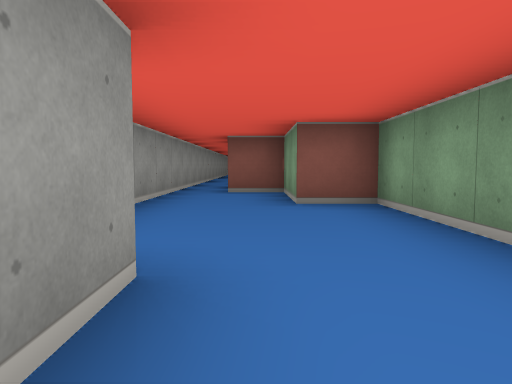
View 1 (above)

12 first-person views from a walk through a cub3D level. The camera is about half as high as the walls, tilts 4° down and sees 70° across. The floor is counted in squares. Each view is taken from the middle of a square. On the plan, view 1 faces up. The plan holds only what a view shows up to about 9 squares ahead; the rest is blank.

View 2
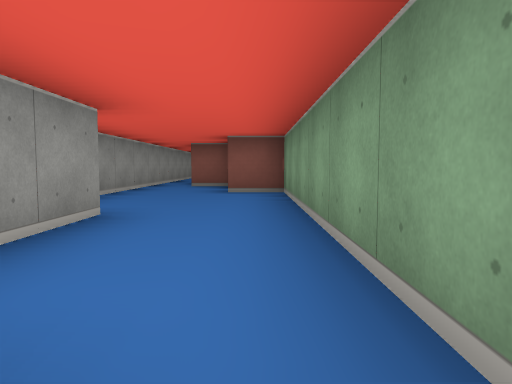

View 3
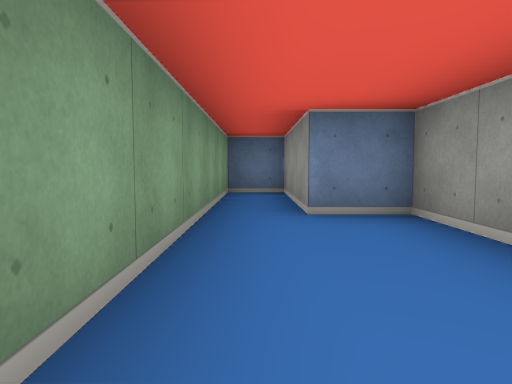

View 4
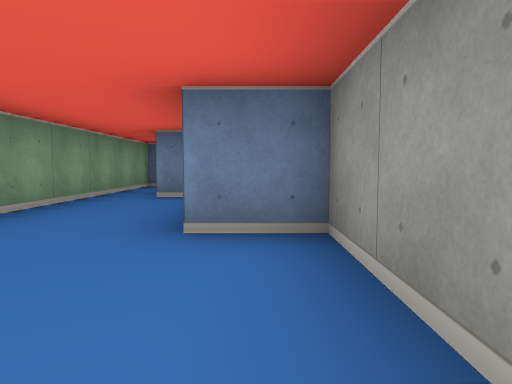

View 5
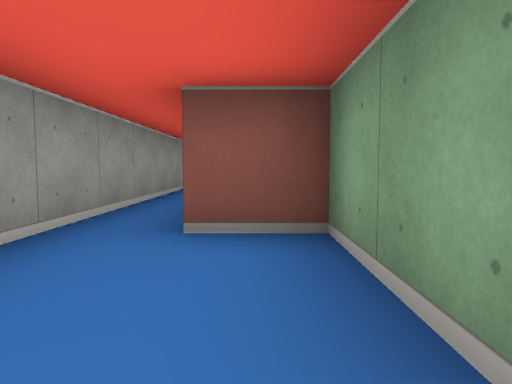

View 6
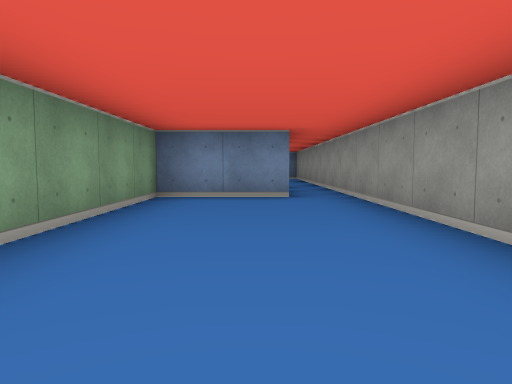

View 7
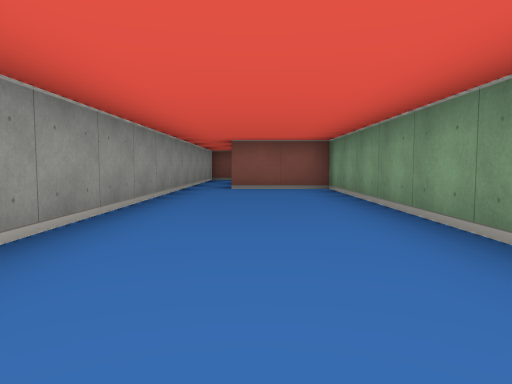

View 8
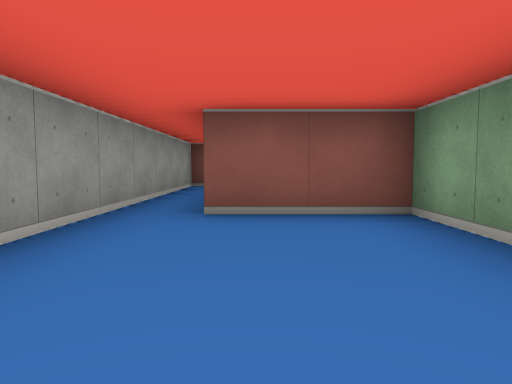

View 9
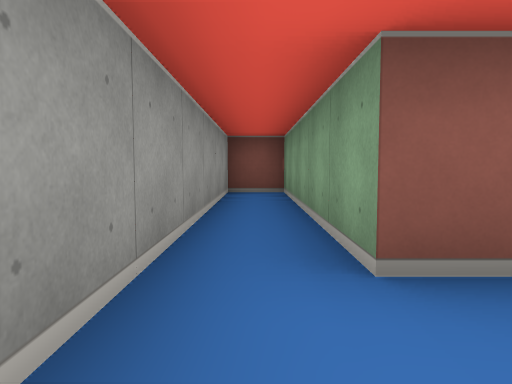

View 10
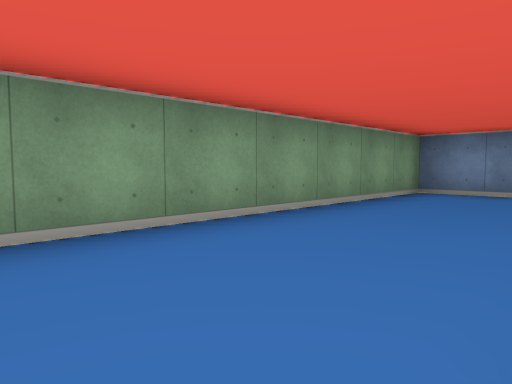

View 11
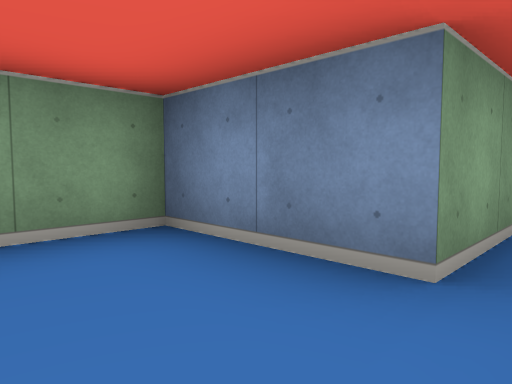

View 12
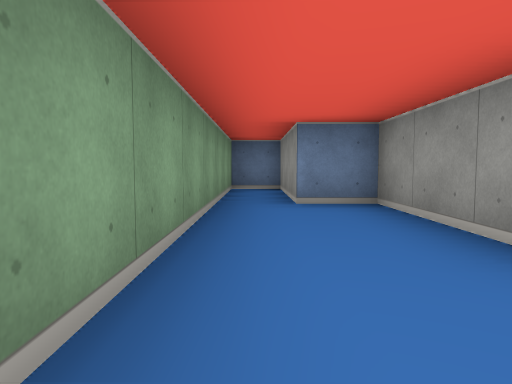

### Floor plan
Points are (right, up) in squares from view 1. A wall is a line through its corners. A room is listed if a view was taken in it or the views show most of it. See-through windows are left out.
Room 1 (views 1, 2, 3, 4, 5, 12)
walls: (-0.5, 8.1) (-0.5, 9.5); (-1.5, 9.5) (-1.5, 1.5) (-0.5, 1.5) (-0.5, -1.5) (0.5, -1.5) (0.5, -4.5) (1.5, -4.5) (1.5, 4.5) (0.5, 4.5) (0.5, 6.5) (-0.5, 6.5)
ways out: opening at (-1, 9) to room 2
Room 2 (views 6, 7, 8, 9, 10, 11)
walls: (-0.5, 9.5) (1.5, 9.5) (1.5, 17.5) (-0.5, 17.5) (-0.5, 22.5) (-1.5, 22.5) (-1.5, 9.5)
ways out: opening at (-1, 9) to room 1

Positions as (right, up) in squares from view 1, and headings:
1: (0, 0), facing up
2: (1, -2), facing up
3: (1, 2), facing down
4: (-1, 4), facing down
5: (0, 4), facing up
6: (0, 15), facing down
7: (0, 10), facing up
8: (0, 14), facing up
9: (-1, 16), facing up
10: (-1, 16), facing down-right
11: (-1, 11), facing down-right
12: (1, 3), facing down
